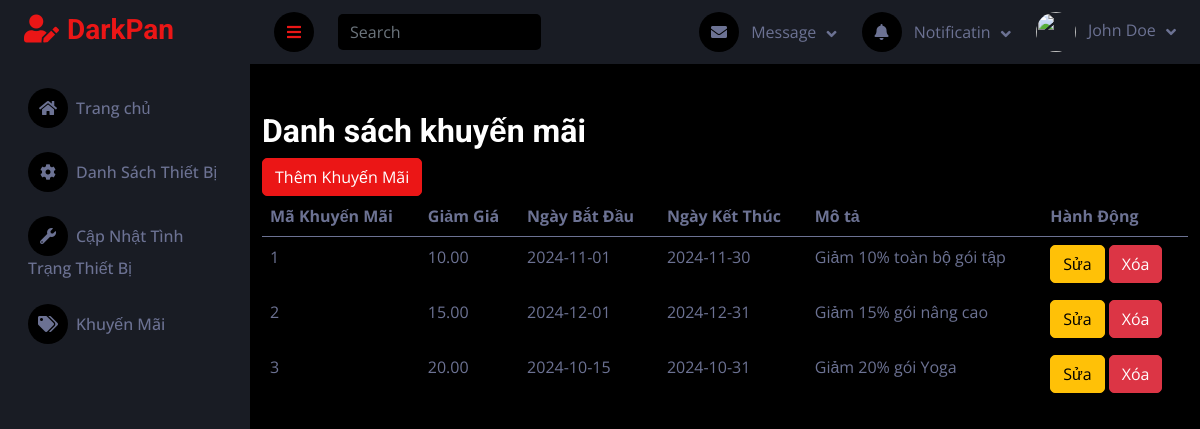
Screenshot of /public/NV_BaoTri/quanlykhuyenmai with the database file from the repository.
### tables this page shows
CREATE TABLE `khuyenmai` (
  `maKhuyenMai` int(11) NOT NULL,
  `giamGia` decimal(5,2) NOT NULL,
  `ngayBatDau` date NOT NULL,
  `ngayKetThuc` date NOT NULL,
  `moTa` varchar(255) DEFAULT NULL
);

### controllers/HomeController_KhuyenMai.php (called while the page is built, shortened)
<?php
require_once BASE_PATH . '/models/KhuyenMaiModel.php';
class HomeController_KhuyenMai
{
    private $khuyenMaiModel;
    public function __construct()
    {
        $this->khuyenMaiModel = new KhuyenMaiModel();
    }
    public function index()
    {
        $khuyenMais = $this->khuyenMaiModel->getAllKhuyenMai();
        require_once BASE_PATH . '/views/NV_BaoTri/quanlykhuyenmai/QuanLyKhuyenMai.php';
    }
}
?>

### public/index.php (called while the page is built, shortened)
<?php
$router = new Router();
$router->handleRequest();
?>

### models/KhuyenMaiModel.php (called while the page is built, shortened)
<?php
require_once BASE_PATH . '/config/database.php';
class KhuyenMaiModel
{
    private $db;
    public function __construct()
    {
        $this->db = new Database();
        $this->db->connect();
    }
    public function getAllKhuyenMai()
    {
        $query = "SELECT maKhuyenMai, giamGia, ngayBatDau, ngayKetThuc, moTa FROM khuyenmai";
        $result = $this->db->conn->query($query);
        return $result->fetch_all(MYSQLI_ASSOC);
    }
}
?>

### config/database.php (called while the page is built, shortened)
<?php
class Database {
    private $servername = "localhost:3306";
    private $username = "root";
    private $password = "";
    private $dbname = "gym";
    public function connect() {
        $this->conn = mysqli_connect($this->servername, $this->username, $this->password, $this->dbname);
        return $this->conn;
    }
}
?>

### views/NV_BaoTri/quanlykhuyenmai/QuanLyKhuyenMai.php (the view, shortened to what this page needs)
<!DOCTYPE html>
<html lang="en">
<head>
    <link href="https://cdnjs.cloudflare.com/ajax/libs/font-awesome/5.10.0/css/all.min.css" rel="stylesheet">
    <link href="https://cdn.jsdelivr.net/npm/bootstrap-icons@1.4.1/font/bootstrap-icons.css" rel="stylesheet">
    <link href="asset/lib/owlcarousel/assets/owl.carousel.min.css" rel="stylesheet">
    <link href="asset/lib/tempusdominus/css/tempusdominus-bootstrap-4.min.css" rel="stylesheet" />
    <link href="asset/css/bootstrap.min.css" rel="stylesheet">
    <link href="asset/css/style.css" rel="stylesheet">
</head>
<body>
    <?php require_once('../views/NV_BaoTri/layout/header.php'); ?>
    <?php require_once('../views/NV_BaoTri/layout/sidebar.php'); ?>
    <div class="container mt-5">
        <h2>Danh sách khuyến mãi</h2>
        <button type="button" class="btn btn-primary" data-bs-toggle="modal" data-bs-target="#addModal">
            Thêm Khuyến Mãi
        </button>
        <table class="table">
            <thead>
                <tr>
                    <th>Mã Khuyến Mãi</th>
                    <th>Giảm Giá</th>
                    <th>Ngày Bắt Đầu</th>
                    <th>Ngày Kết Thúc</th>
                    <th>Mô tả</th>
                    <th>Hành Động</th>
                </tr>
            </thead>
            <tbody>
                <?php foreach ($khuyenMais as $khuyenMai): ?>
                    <tr>
                        <td><?php echo $khuyenMai['maKhuyenMai']; ?></td>
                        <td><?php echo $khuyenMai['giamGia']; ?></td>
                        <td><?php echo $khuyenMai['ngayBatDau']; ?></td>
                        <td><?php echo $khuyenMai['ngayKetThuc']; ?></td>
                        <td><?php echo $khuyenMai['moTa']; ?></td>
                        <td>
                            <button class="btn btn-warning" data-bs-toggle="modal"
                                data-bs-target="#editModal<?php echo $khuyenMai['maKhuyenMai']; ?>">Sửa</button>
                            <a href="<?php echo BASE_URL . 'NV_BaoTri/quanlykhuyenmai/delete/' . $khuyenMai['maKhuyenMai']; ?>"
                                class="btn btn-danger" onclick="return confirm('Bạn có chắc chắn muốn xóa không?');">Xóa</a>
                        </td>
                    </tr>
                <?php endforeach; ?>
            </tbody>
        </table>
    </div>
</body>
</html>

### asset/css/style.css (style rules this page uses)
:root { --primary: #EB1616; --secondary: #191C24; --light: #6C7293; --dark: #000000; }
.btn { transition: .5s; }

### rows the page displays
khuyenmai: maKhuyenMai "1", giamGia "10.00", ngayBatDau "2024-11-01", ngayKetThuc "2024-11-30", moTa "Giảm 10% toàn bộ gói tập"
khuyenmai: maKhuyenMai "2", giamGia "15.00", ngayBatDau "2024-12-01", ngayKetThuc "2024-12-31", moTa "Giảm 15% gói nâng cao"
khuyenmai: maKhuyenMai "3", giamGia "20.00", ngayBatDau "2024-10-15", ngayKetThuc "2024-10-31", moTa "Giảm 20% gói Yoga"
